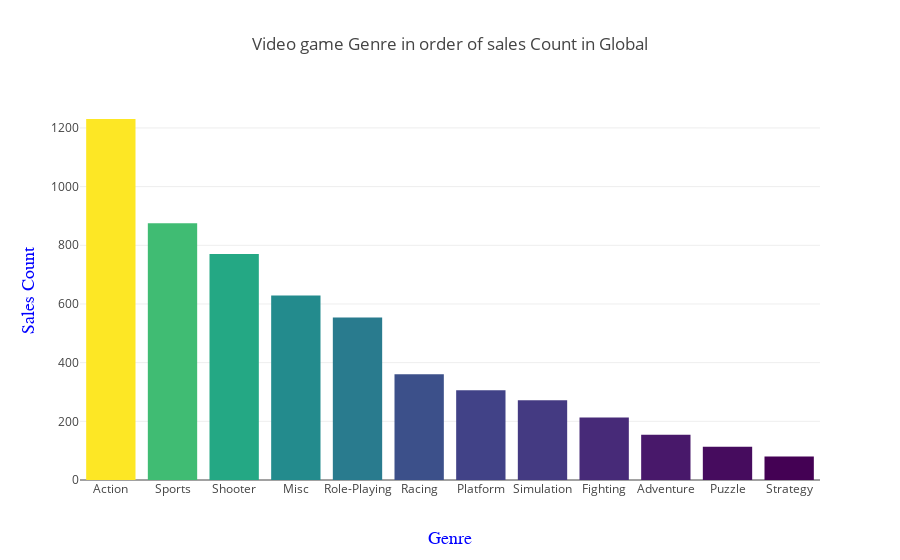

Notebook code cell kept with this figure:
### Markdown cell above
### Sales Comparison by "Genre" for Each Region

### Code cell
from plotly.offline import download_plotlyjs, init_notebook_mode, plot, iplot
import plotly.graph_objs as go


init_notebook_mode(connected=True)

trace = go.Bar(
                x = top_genre_global.index,
                y =top_genre_global['Global_Sales'].tolist(),
                name = 'Video game Genre in order of sales Count',
    marker={'color': top_genre_global['Global_Sales'].tolist(),
        'colorscale': 'Viridis'

           }
               )


data = [trace]
layout = go.Layout(title='Video game Genre in order of sales Count in Global',
                  xaxis = dict(
                          title = 'Genre',
                            titlefont = dict(
                                        family = 'Courier New, monospace',
                                        size = 18,
                                        color = '#0000FF'
                                            )
                  
                              ),
                   yaxis = dict(
                          title = 'Sales Count',
                            titlefont = dict(
                                        family = 'Courier New, monospace',
                                        size = 18,
                                        color = '#0000FF'
                                        )
                               )                  
                  )

fig = go.Figure(data=data,layout=layout)
config={'showLink': False}
iplot(fig,filename='grouped bar',config=config)

### Figure 1 — Plotly figure (JSON) as saved in the notebook; plotly's stock layout.template omitted (floating-point values rounded to 4 significant figures)
{"data": [{"marker": {"color": [1230.0, 875.3, 770.0, 628.4, 554.2, 360.4, 305.5, 272.1, 212.9, 154.1, 113.3, 80.3], "colorscale": "Viridis"}, "name": "Video game Genre in order of sales Count", "type": "bar", "uid": "72e1b652-d1f7-4601-9f51-1d09261938e5", "x": ["Action", "Sports", "Shooter", "Misc", "Role-Playing", "Racing", "Platform", "Simulation", "Fighting", "Adventure", "Puzzle", "Strategy"], "y": [1230.0, 875.3, 770.0, 628.4, 554.2, 360.4, 305.5, 272.1, 212.9, 154.1, 113.3, 80.3]}], "layout": {"title": "Video game Genre in order of sales Count in Global", "xaxis": {"title": "Genre", "titlefont": {"color": "#0000FF", "family": "Courier New, monospace", "size": 18}}, "yaxis": {"title": "Sales Count", "titlefont": {"color": "#0000FF", "family": "Courier New, monospace", "size": 18}}}}
